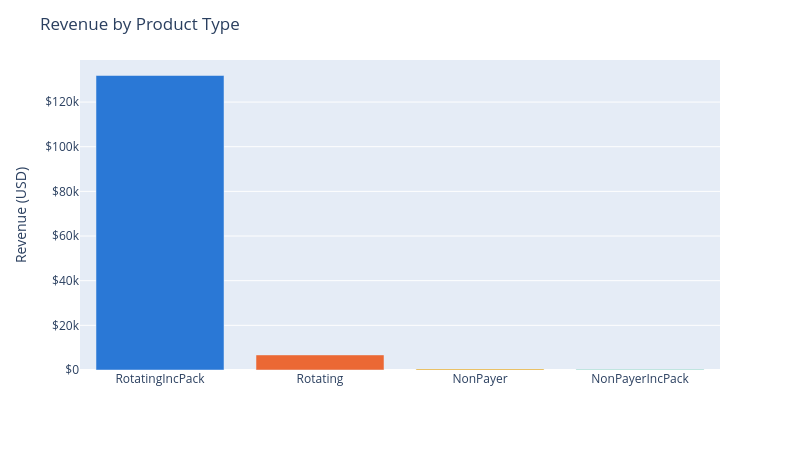

The notebook cell this image was saved under:
### Markdown cell above
## Revenue by Product Type

### Code cell
# Fixed identity color per product_type, kept stable regardless of ranking
type_colors = {
    'RotatingIncPack': '#2a78d6',
    'Rotating': '#eb6834',
    'NonPayerIncPack': '#1baf7a',
    'NonPayer': '#eda100',
}

by_type = product_summary.groupby('product_type', as_index=False).agg(
    usd_revenue=('usd_revenue', 'sum'),
    n_trans=('n_trans', 'sum'),
    n_offers=('product_id', 'nunique'),
).sort_values('usd_revenue', ascending=False)

fig = px.bar(
    by_type, x='product_type', y='usd_revenue', color='product_type',
    color_discrete_map=type_colors,
    custom_data=['n_trans', 'n_offers'],
)
fig.update_traces(
    hovertemplate='Revenue: $%{y:,.0f}<br>Transactions: %{customdata[0]:,.0f}<br>Offers: %{customdata[1]}<extra></extra>'
)
fig.update_layout(
    title='Revenue by Product Type',
    xaxis=dict(title=None),
    yaxis=dict(title='Revenue (USD)', tickprefix='$'),
    height=450, width=800,
    showlegend=False,
)
fig.show()

### Figure 1 — Plotly figure (JSON) as saved in the notebook; plotly's stock layout.template omitted (floating-point values rounded to 4 significant figures)
{"data": [{"customdata": [[9793, 24]], "hovertemplate": "Revenue: $%{y:,.0f}<br>Transactions: %{customdata[0]:,.0f}<br>Offers: %{customdata[1]}<extra></extra>", "legendgroup": "RotatingIncPack", "marker": {"color": "#2a78d6", "pattern": {"shape": ""}}, "name": "RotatingIncPack", "orientation": "v", "showlegend": true, "textposition": "auto", "type": "bar", "x": ["RotatingIncPack"], "xaxis": "x", "y": [131900.0], "yaxis": "y"}, {"customdata": [[608, 21]], "hovertemplate": "Revenue: $%{y:,.0f}<br>Transactions: %{customdata[0]:,.0f}<br>Offers: %{customdata[1]}<extra></extra>", "legendgroup": "Rotating", "marker": {"color": "#eb6834", "pattern": {"shape": ""}}, "name": "Rotating", "orientation": "v", "showlegend": true, "textposition": "auto", "type": "bar", "x": ["Rotating"], "xaxis": "x", "y": [6748.0], "yaxis": "y"}, {"customdata": [[99, 3]], "hovertemplate": "Revenue: $%{y:,.0f}<br>Transactions: %{customdata[0]:,.0f}<br>Offers: %{customdata[1]}<extra></extra>", "legendgroup": "NonPayer", "marker": {"color": "#eda100", "pattern": {"shape": ""}}, "name": "NonPayer", "orientation": "v", "showlegend": true, "textposition": "auto", "type": "bar", "x": ["NonPayer"], "xaxis": "x", "y": [476.8], "yaxis": "y"}, {"customdata": [[57, 3]], "hovertemplate": "Revenue: $%{y:,.0f}<br>Transactions: %{customdata[0]:,.0f}<br>Offers: %{customdata[1]}<extra></extra>", "legendgroup": "NonPayerIncPack", "marker": {"color": "#1baf7a", "pattern": {"shape": ""}}, "name": "NonPayerIncPack", "orientation": "v", "showlegend": true, "textposition": "auto", "type": "bar", "x": ["NonPayerIncPack"], "xaxis": "x", "y": [268.0], "yaxis": "y"}], "layout": {"barmode": "relative", "height": 450, "legend": {"title": {"text": "product_type"}, "tracegroupgap": 0}, "margin": {"t": 60}, "showlegend": false, "title": {"text": "Revenue by Product Type"}, "width": 800, "xaxis": {"anchor": "y", "categoryarray": ["RotatingIncPack", "Rotating", "NonPayer", "NonPayerIncPack"], "categoryorder": "array", "domain": [0, 1], "title": {}}, "yaxis": {"anchor": "x", "domain": [0, 1], "tickprefix": "$", "title": {"text": "Revenue (USD)"}}}}
